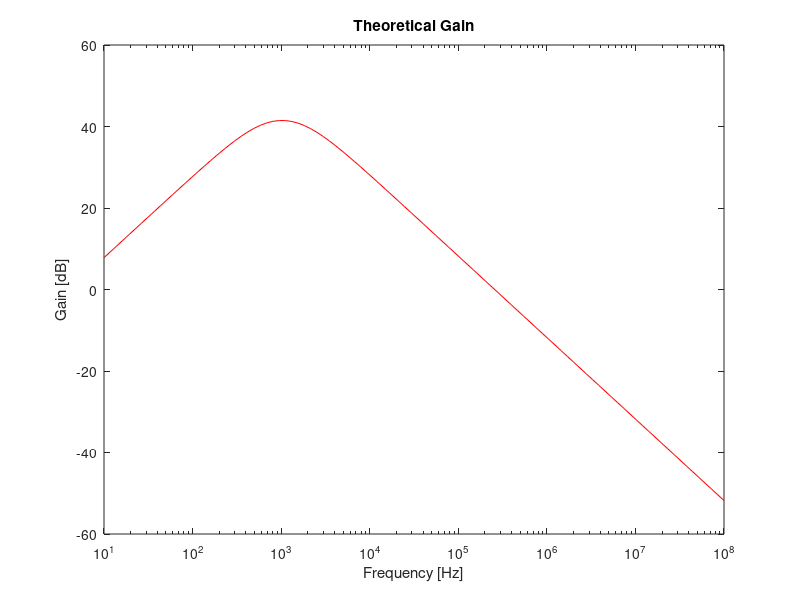

MATLAB code for this plot:
clear all

%Valores utilizados
C1=220e-9;
C2=220e-9;
R1=1.e+3;
R2=1.e+3;
R2p=1.e+3;
R3=100.e+3;
R4=1.3e+3;
R4p=1.e+3;

file_chosen_values = fopen("ChosenValues.tex","w");
fprintf(file_chosen_values, "$C_1$ & %.0f $\\mu$ F \\\\ \\hline\n$C_2$ & %.0f $\\mu$ F \\\\ \\hline\n$R_1$ & %.0f k$\\Omega$ \\\\ \\hline\n$R_2$ & %.0f k$\\Omega$ \\\\ \\hline\n$R_{2p}$ & %.0f k$\\Omega$ \\\\ \\hline\n$R_3$ & %.0f k$\\Omega$ \\\\ \\hline\n$R_4$ & %.0f k$\\Omega$ \\\\ \\hline\n$R_{4p}$ & %.0f k$\\Omega$ \\\\ \\hline", C1/(1.e-9), C2/(1.e-9), R1/1000, R2/1000, R2p/1000, R3/1000, R4/1000, R4p/1000);
fclose (file_chosen_values);

R2=(R2*R2p)/(R2+R2p);
R4=(R4*R4p)/(R4+R4p);

fmain=1.e+3;
wmain=2*pi*fmain;
v=113.e-3;


%Calculanting input impedance and Vplus
#Vplus=v/(1+R1*j*wmain*C1);
Zinput=R1+1/(j*wmain*C1);

Zoutput=1/(-1/R2-j*wmain*C2);

%Calculating the final voltage and gain
#Vzeta=Vplus*(1+R3/R4);
#Vfinal=Vzeta/(1+R2*j*wmain*C2);
#Gain=20*log10(abs(Vfinal)/abs(v));

%No clue about how to calculate output impedance HELP!!!!!

%Computing gains for the vector of log
f = logspace(1,8,100);
w=2*pi*f;
Vplus=v./(1+R1*j*w.*C1);
Vzeta=Vplus.*(1+R3/R4);
Vfinal=Vzeta./(1+R2*j*w*C2);
teta=((R1*C1*j*w)*(1+R3/R4))./((1+R1*C1*j*w).*(1+R2*C2*j*w));
Gain=20*log10(abs(teta));

%Lower and higher cut-off frequencies and central frequency

wL=1/(R1*C1);
fL=wL/(2*pi);
wH=1/(R2*C2);
fH=wH/(2*pi);
wO=sqrt(wL*wH);
fO=wO/(2*pi);
VplusFinal=v/(1+R1*j*wO*C1);
VzetaFinal=VplusFinal*(1+R3/R4);
VfinalFinal=VzetaFinal/(1+R2*j*wO*C2);
GainFinal=20*log10(abs(VfinalFinal)/abs(v));
  
%Write in files

file_impedances = fopen("Impedances.tex","w");
fprintf(file_impedances,"$|Z_I|$ & %.6f \\\\ \\hline\n$|Z_O|$ & %.6f \\\\ \\hline", abs(Zinput), abs(Zoutput));
fclose (file_impedances);

file_gain_frequencies = fopen("GainFrequencies.tex","w");
fprintf(file_gain_frequencies,"$f_L$ & %.6f \\\\ \\hline\n$f_H$ & %.6f \\\\ \\hline\n$f_O$ & %.6f \\\\ \\hline\nGain & %.6f \\\\ \\hline", fL, fH, fO, GainFinal);
fclose (file_gain_frequencies);

%Plotting

fig_gain = figure ("Visible", "off");

semilogx(f, Gain, "r");

xlabel("Frequency [Hz]");
ylabel("Gain [dB]");

title("Theoretical Gain");
print (fig_gain, "gain_plot.eps", "-depsc");

close all;
